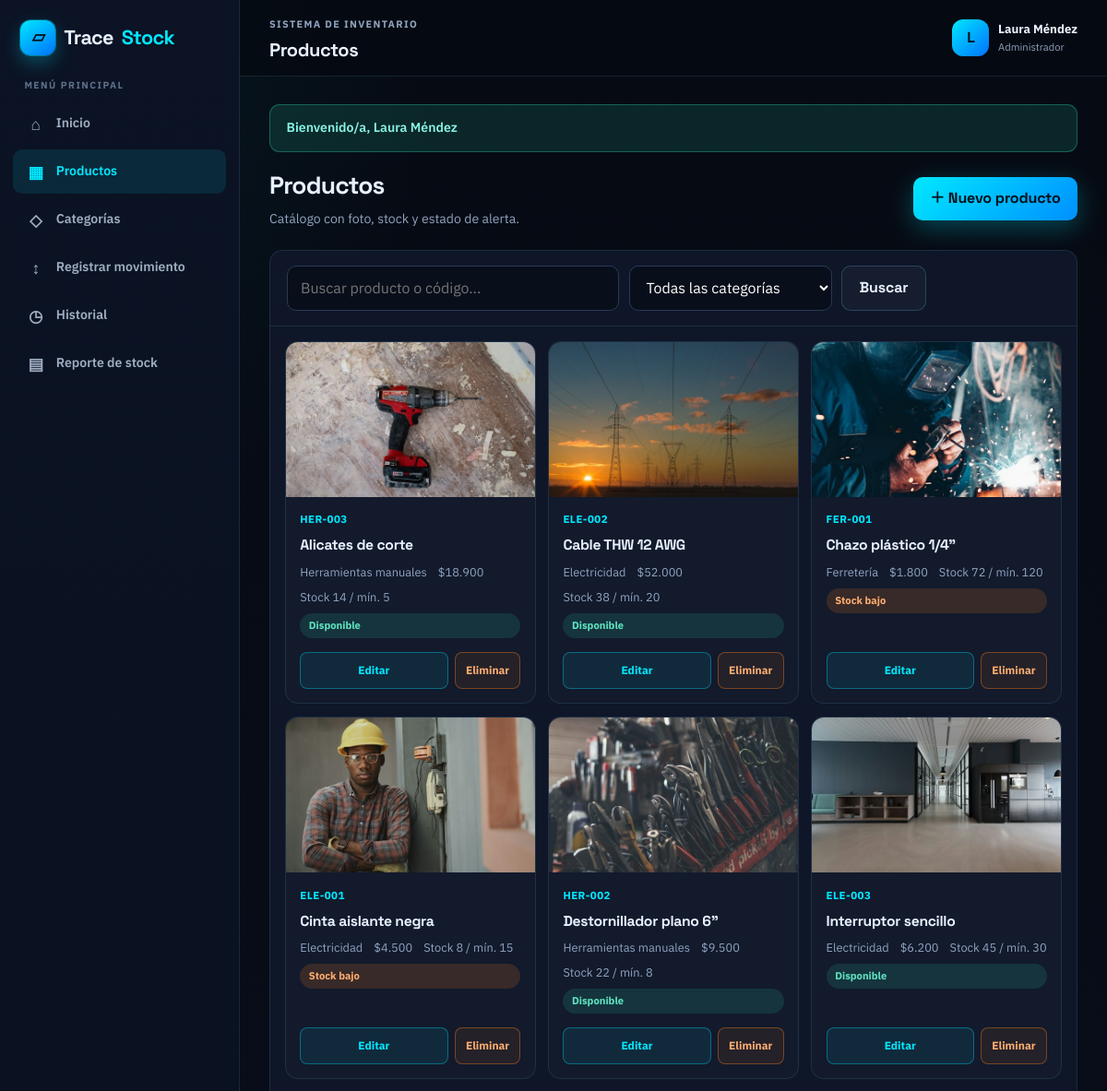
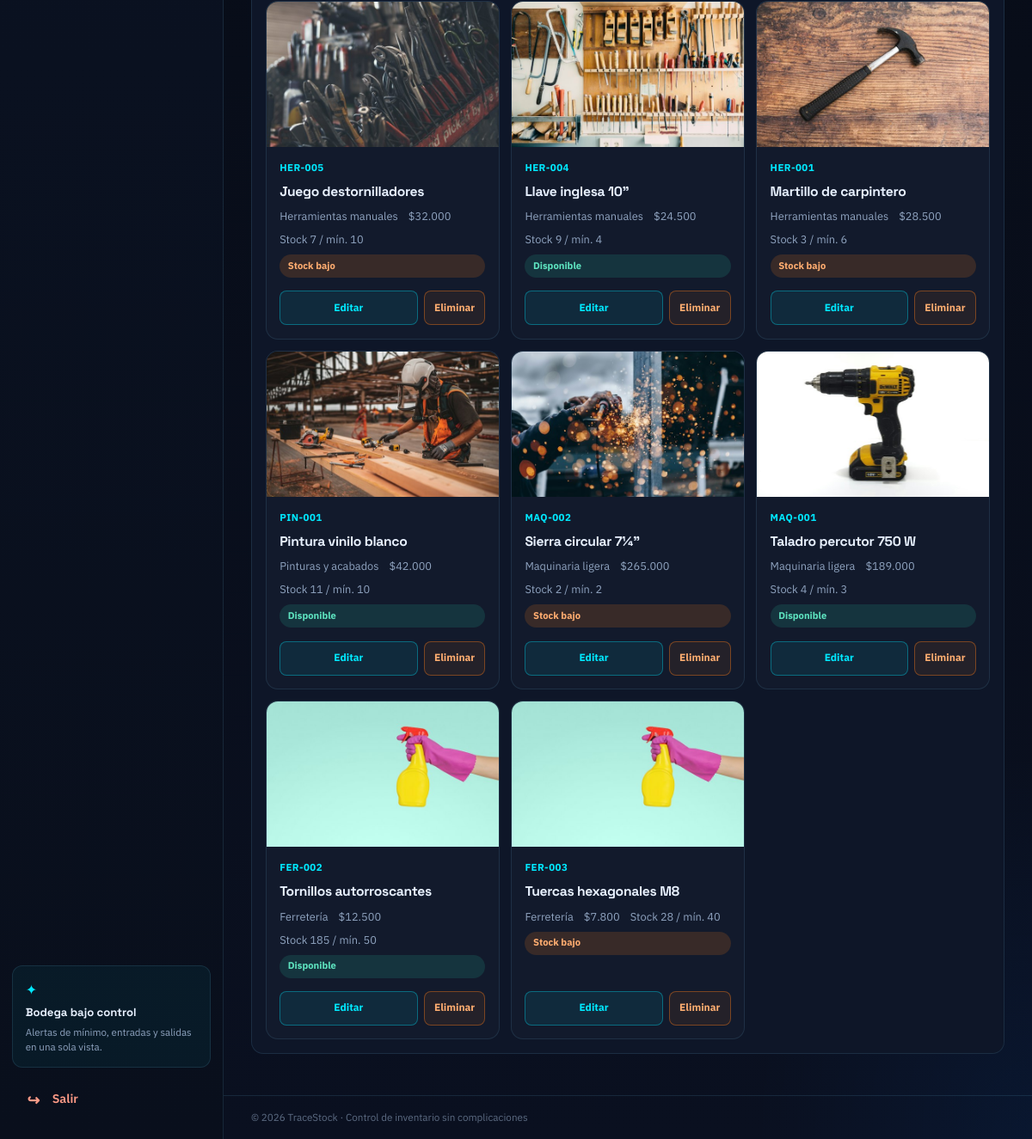
Screenshot of /productos.php (signed in) with the database file from the repository (2 pictures, top to bottom).
### tables this page shows
CREATE TABLE producto (
  id_producto   INT UNSIGNED AUTO_INCREMENT PRIMARY KEY,
  codigo        VARCHAR(30)  NOT NULL UNIQUE,
  nombre        VARCHAR(100) NOT NULL,
  descripcion   TEXT NULL,
  precio        DECIMAL(10,2) NOT NULL DEFAULT 0,
  stock_actual  INT NOT NULL DEFAULT 0,
  stock_minimo  INT NOT NULL DEFAULT 0,
  imagen        VARCHAR(120) NULL,
  id_categoria  INT UNSIGNED NOT NULL,
  CONSTRAINT fk_producto_categoria
    FOREIGN KEY (id_categoria) REFERENCES categoria(id_categoria)
    ON UPDATE CASCADE
    ON DELETE RESTRICT
);

CREATE TABLE categoria (
  id_categoria INT UNSIGNED AUTO_INCREMENT PRIMARY KEY,
  nombre       VARCHAR(100) NOT NULL UNIQUE
);

### productos.php (the view, shortened to what this page needs)
<?php
require_once __DIR__ . '/includes/conexion.php';
require_once __DIR__ . '/includes/funciones.php';
$buscar = trim($_GET['q'] ?? '');
$sql = 'SELECT p.*, c.nombre AS categoria
        FROM producto p
        INNER JOIN categoria c ON c.id_categoria = p.id_categoria
        WHERE 1=1';
$sql .= ' ORDER BY p.nombre ASC';
$stmt = $mysqli->prepare($sql);
$stmt->execute();
$productos = $stmt->get_result()->fetch_all(MYSQLI_ASSOC);
require __DIR__ . '/includes/layout_inicio.php';
?>
<div class="page-heading">
  <div>
    <h1>Productos</h1>
    <p>Catálogo con foto, stock y estado de alerta.</p>
  </div>
  <a class="btn btn-cyan" href="producto_form.php">＋ Nuevo producto</a>
</div>
<div class="section-card">
  <form class="toolbar" method="get">
    <input name="q" placeholder="Buscar producto o código..." value="<?= e($buscar) ?>">
    <select name="categoria" onchange="this.form.submit()">
      <option value="">Todas las categorías</option>
    </select>
    <button class="btn btn-outline" type="submit">Buscar</button>
  </form>
  <div class="product-grid force-grid">
    <?php if (!$productos): ?>
      <p class="empty" style="grid-column:1/-1">No se encontraron productos.</p>
    <?php else: ?>
      <?php foreach ($productos as $p): ?>
        <article class="product-card">
          <div class="product-card-img">
            <img src="<?= e(imagenProducto($p['imagen'] ?? null)) ?>" alt="<?= e($p['nombre']) ?>" loading="lazy">
          </div>
          <div class="product-card-body">
            <span class="product-card-code"><?= e($p['codigo']) ?></span>
            <h3><?= e($p['nombre']) ?></h3>
            <div class="product-card-meta">
              <span><?= e($p['categoria']) ?></span>
              <span><?= formatearPrecio((float) $p['precio']) ?></span>
              <span>Stock <?= (int) $p['stock_actual'] ?> / mín. <?= (int) $p['stock_minimo'] ?></span>
            </div>
            <?= badgeStock((int) $p['stock_actual'], (int) $p['stock_minimo']) ?>
            <div class="product-card-actions">
              <a class="small-action" href="producto_form.php?id=<?= (int) $p['id_producto'] ?>">Editar</a>
              <form method="post" onsubmit="return confirm('¿Eliminar este producto?');">
                <button type="submit" class="small-action danger-action">Eliminar</button>
              </form>
            </div>
          </div>
        </article>
      <?php endforeach; ?>
    <?php endif; ?>
  </div>
</div>
<?php require __DIR__ . '/includes/layout_fin.php'; ?>

### includes/funciones.php (shortened to what this page needs)
<?php
function e(string $texto): string
{
    return htmlspecialchars($texto, ENT_QUOTES, 'UTF-8');
}
function badgeStock(int $stock, int $minimo): string
{
    if ($stock <= $minimo) {
        return '<span class="badge badge-low">Stock bajo</span>';
    }
    return '<span class="badge badge-ok">Disponible</span>';
}
function imagenProducto(?string $archivo): string
{
    $archivo = trim((string) $archivo);
    if ($archivo !== '' && is_file(__DIR__ . '/../img/' . basename($archivo))) {
        return 'img/' . basename($archivo);
    }
    return 'img/prod-chazo.jpg';
}
function formatearPrecio(float $precio): string
{
    return '$' . number_format($precio, 0, ',', '.');
}

### rows the page displays
producto: imagen (picture), codigo "HER-003", nombre "Alicates de corte", id_categoria.nombre "Herramientas manuales", precio "$18.900", stock_actual "14", stock_minimo "5"
producto: imagen (picture), codigo "ELE-002", nombre "Cable THW 12 AWG", id_categoria.nombre "Electricidad", precio "$52.000", stock_actual "38", stock_minimo "20"
producto: imagen (picture), codigo "FER-001", nombre "Chazo plástico 1/4\"", id_categoria.nombre "Ferretería", precio "$1.800", stock_actual "72", stock_minimo "120", shows "Stock bajo"
producto: imagen (picture), codigo "ELE-001", nombre "Cinta aislante negra", id_categoria.nombre "Electricidad", precio "$4.500", stock_actual "8", stock_minimo "15", shows "Stock bajo"
producto: imagen (picture), codigo "HER-002", nombre "Destornillador plano 6\"", id_categoria.nombre "Herramientas manuales", precio "$9.500", stock_actual "22", stock_minimo "8"
producto: imagen (picture), codigo "ELE-003", nombre "Interruptor sencillo", id_categoria.nombre "Electricidad", precio "$6.200", stock_actual "45", stock_minimo "30"
producto: imagen (picture), codigo "HER-005", nombre "Juego destornilladores", id_categoria.nombre "Herramientas manuales", precio "$32.000", stock_actual "7", stock_minimo "10", shows "Stock bajo"
producto: imagen (picture), codigo "HER-004", nombre "Llave inglesa 10\"", id_categoria.nombre "Herramientas manuales", precio "$24.500", stock_actual "9", stock_minimo "4"
producto: imagen (picture), codigo "HER-001", nombre "Martillo de carpintero", id_categoria.nombre "Herramientas manuales", precio "$28.500", stock_actual "3", stock_minimo "6", shows "Stock bajo"
producto: imagen (picture), codigo "PIN-001", nombre "Pintura vinilo blanco", id_categoria.nombre "Pinturas y acabados", precio "$42.000", stock_actual "11", stock_minimo "10"
producto: imagen (picture), codigo "MAQ-002", nombre "Sierra circular 7¼\"", id_categoria.nombre "Maquinaria ligera", precio "$265.000", stock_actual "2", stock_minimo "2", shows "Stock bajo"
producto: imagen (picture), codigo "MAQ-001", nombre "Taladro percutor 750 W", id_categoria.nombre "Maquinaria ligera", precio "$189.000", stock_actual "4", stock_minimo "3"
producto: imagen (picture), codigo "FER-002", nombre "Tornillos autorroscantes", id_categoria.nombre "Ferretería", precio "$12.500", stock_actual "185", stock_minimo "50"
producto: imagen (picture), codigo "FER-003", nombre "Tuercas hexagonales M8", id_categoria.nombre "Ferretería", precio "$7.800", stock_actual "28", stock_minimo "40", shows "Stock bajo"

### other values shown
$tituloPagina "Productos"
$inicial "L"
$usuarioNombre "Laura Méndez"
$rolLabel "Administrador"
$flash['texto'] "Bienvenido/a, Laura Méndez"
